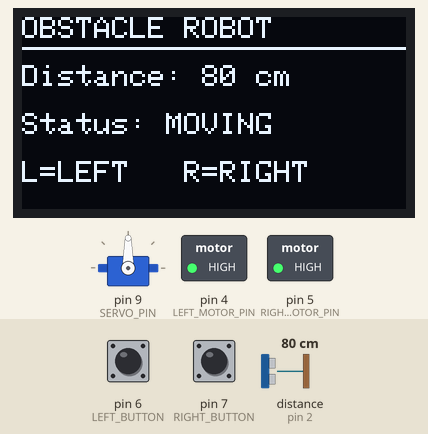
Simulated run of this sketch. Board: Arduino Uno, built with avr-gcc and run on an emulated ATmega328P. Shown: servo, 128×64 one-colour display, switched loads named in the sketch (green lamp = pin HIGH). Wiring (inferred from the names in the program): ultrasonic range finder: trigger pin 3; echo pin 2. Inputs (shaded band) come from the test bench; at power-on: distance to the obstacle (sensor on pin 2) 80 cm, pin 6 (LEFT_BUTTON) HIGH, pin 7 (RIGHT_BUTTON) HIGH. The echo pulse lasts 58.3 µs per cm; pins used as bus, display or sensor lines are not drawn; what the sketch prints to the serial monitor is not drawn.

Above: at 2.2 s.
2.3 s: distance to the obstacle (sensor on pin 2) set to 18 cm
At 3.7 s:
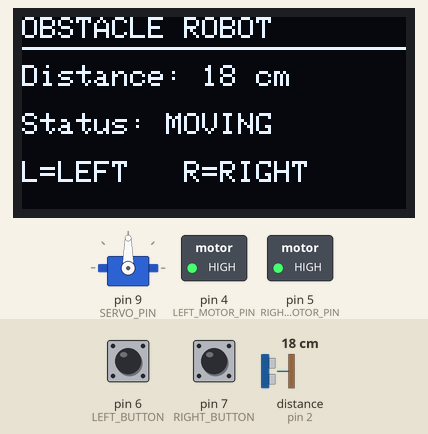
4.1 s: distance to the obstacle (sensor on pin 2) set to 14 cm
At 4.9 s:
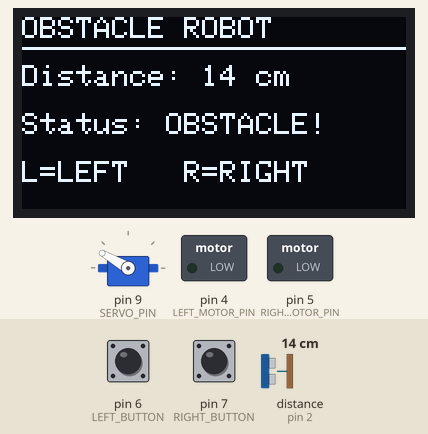
7.0 s: pin 6 (LEFT_BUTTON) pulled LOW for 3.2 s
At 8.5 s:
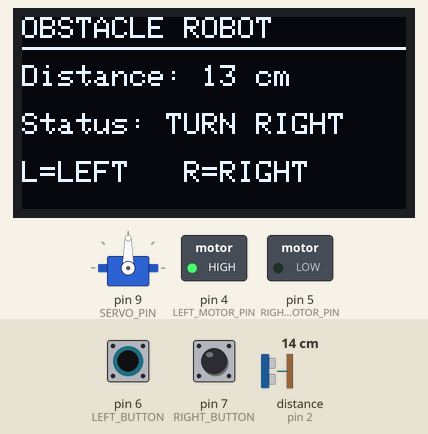
11.7 s: pin 7 (RIGHT_BUTTON) pulled LOW for 3.2 s
At 13.3 s:
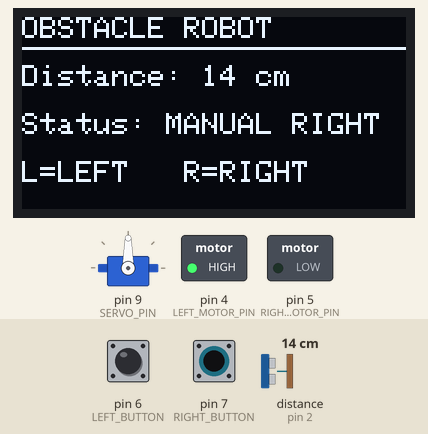
16.4 s: distance to the obstacle (sensor on pin 2) set to 2 cm
At 17.5 s:
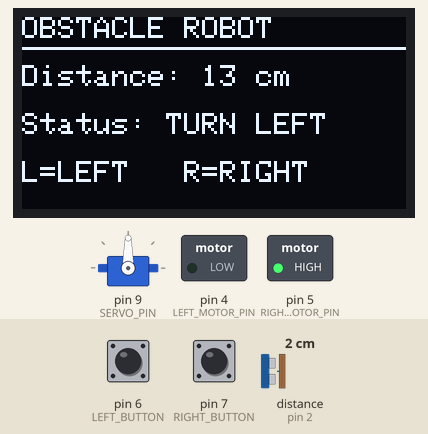
19.1 s: pin 6 (LEFT_BUTTON) pulled LOW for 1 s
At 20.4 s:
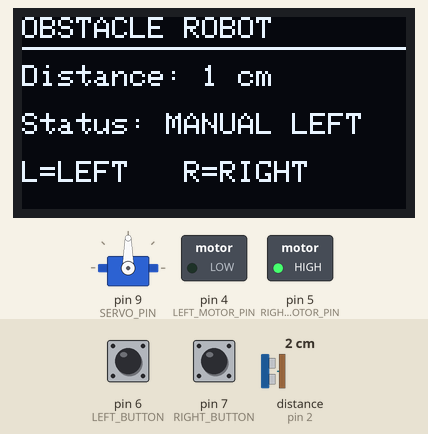
Timing chart, 0 to 22.6 s (numbered marks = the images above; inputs shaded):
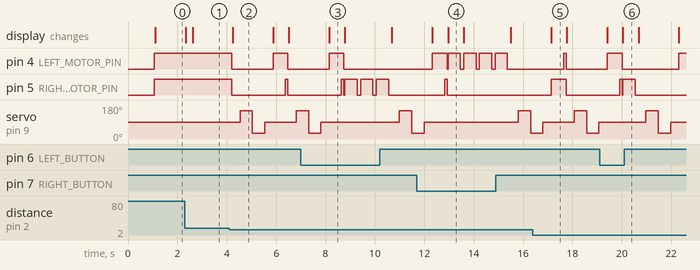

Measured:
- the behaviour switches between 17 and 16 cm on distance to the obstacle (sensor on pin 2) (found by bisection; images 1 and 2)
- after the input at 2.3 s, the display: first changes at once (image 1 shows a later state)
- after the input at 4.1 s, pin 4 (LEFT_MOTOR_PIN): HIGH → LOW after 0.10 s, → HIGH 1.7 s later, → LOW 0.60 s later; pin 5 (RIGHT_MOTOR_PIN): HIGH → LOW after 0.10 s, → HIGH 2.2 s later, → LOW 0.10 s later
- after the input at 7.0 s, pin 4 (LEFT_MOTOR_PIN): goes on until 8.7 s, then stays LOW
- after the input at 11.7 s, pin 5 (RIGHT_MOTOR_PIN): goes on until 12.9 s, then stays LOW; the display: first differs from a run without the input after 1.3 s (image 4)
- after the input at 16.4 s, the display: changes after 0.74 s (image 5)
- after the input at 19.1 s, the display: first differs from a run without the input after 0.94 s (image 6)

The sketch:

object_algorithm.ino
```cpp
#include <Servo.h>
#include <Wire.h>
#include <Adafruit_GFX.h>
#include <Adafruit_SSD1306.h>

// =================================================
// OLED
// =================================================

#define SCREEN_WIDTH 128
#define SCREEN_HEIGHT 64

Adafruit_SSD1306 display(
    SCREEN_WIDTH,
    SCREEN_HEIGHT,
    &Wire,
    -1
);


// =================================================
// PIN DEFINITIONS
// =================================================

// Ultrasonic
const int TRIG_PIN = 3;
const int ECHO_PIN = 2;

// Servo
const int SERVO_PIN = 9;

// Motors
const int LEFT_MOTOR_PIN = 4;
const int RIGHT_MOTOR_PIN = 5;

// Push buttons
const int LEFT_BUTTON = 6;
const int RIGHT_BUTTON = 7;


// =================================================
// SETTINGS
// =================================================

const int SAFE_DISTANCE = 15;

// Servo angles
const int LEFT_ANGLE = 150;
const int CENTER_ANGLE = 90;
const int RIGHT_ANGLE = 30;


// =================================================
// SERVO OBJECT
// =================================================

Servo scannerServo;


// =================================================
// SETUP
// =================================================

void setup() {

    // -----------------------------
    // Ultrasonic
    // -----------------------------

    pinMode(TRIG_PIN, OUTPUT);
    pinMode(ECHO_PIN, INPUT);


    // -----------------------------
    // Motors
    // -----------------------------

    pinMode(LEFT_MOTOR_PIN, OUTPUT);
    pinMode(RIGHT_MOTOR_PIN, OUTPUT);


    // Motors OFF at startup
    stopRobot();


    // -----------------------------
    // Buttons
    // -----------------------------

    // INPUT_PULLUP means:
    // Button released = HIGH
    // Button pressed  = LOW

    pinMode(LEFT_BUTTON, INPUT_PULLUP);
    pinMode(RIGHT_BUTTON, INPUT_PULLUP);


    // -----------------------------
    // Serial
    // -----------------------------

    Serial.begin(9600);


    // -----------------------------
    // Servo
    // -----------------------------

    scannerServo.attach(SERVO_PIN);

    scannerServo.write(CENTER_ANGLE);


    // -----------------------------
    // OLED
    // -----------------------------

    if (!display.begin(
            SSD1306_SWITCHCAPVCC,
            0x3C
        )) {

        Serial.println("OLED failed!");

        while (true);
    }


    // Clear OLED
    display.clearDisplay();

    display.setTextColor(SSD1306_WHITE);

    display.setTextSize(1);

    display.setCursor(0, 0);

    display.println("OBSTACLE ROBOT");

    display.println();
    display.println("System starting...");

    display.display();

    delay(1000);
}


// =================================================
// GET DISTANCE
// =================================================

long getDistance() {

    long duration;

    // Make sure trigger is LOW
    digitalWrite(TRIG_PIN, LOW);

    delayMicroseconds(2);


    // Send trigger pulse
    digitalWrite(TRIG_PIN, HIGH);

    delayMicroseconds(10);

    digitalWrite(TRIG_PIN, LOW);


    // Read echo
    duration = pulseIn(
        ECHO_PIN,
        HIGH,
        30000
    );


    // No echo
    if (duration == 0) {

        return 400;
    }


    // Convert to centimeters
    return duration / 58;
}


// =================================================
// OLED DISPLAY
// =================================================

void showStatus(
    long distance,
    const char* status
) {

    display.clearDisplay();

    display.setTextColor(SSD1306_WHITE);


    // Title
    display.setTextSize(1);

    display.setCursor(0, 0);

    display.println("OBSTACLE ROBOT");

    display.drawLine(
        0, 10,
        127, 10,
        SSD1306_WHITE
    );


    // Distance
    display.setCursor(0, 16);

    display.print("Distance: ");

    display.print(distance);

    display.println(" cm");


    // Status
    display.setCursor(0, 32);

    display.print("Status: ");

    display.println(status);


    // Buttons
    display.setCursor(0, 48);

    display.println("L=LEFT   R=RIGHT");


    display.display();
}


// =================================================
// STOP ROBOT
// =================================================

void stopRobot() {

    digitalWrite(
        LEFT_MOTOR_PIN,
        LOW
    );

    digitalWrite(
        RIGHT_MOTOR_PIN,
        LOW
    );
}


// =================================================
// MOVE FORWARD
// =================================================

void moveForward() {

    digitalWrite(
        LEFT_MOTOR_PIN,
        HIGH
    );

    digitalWrite(
        RIGHT_MOTOR_PIN,
        HIGH
    );
}


// =================================================
// TURN LEFT
// =================================================

void turnLeft() {

    Serial.println("Turning LEFT");

    // Left motor OFF
    digitalWrite(
        LEFT_MOTOR_PIN,
        LOW
    );

    // Right motor ON
    digitalWrite(
        RIGHT_MOTOR_PIN,
        HIGH
    );

    delay(500);

    stopRobot();
}


// =================================================
// TURN RIGHT
// =================================================

void turnRight() {

    Serial.println("Turning RIGHT");

    // Left motor ON
    digitalWrite(
        LEFT_MOTOR_PIN,
        HIGH
    );

    // Right motor OFF
    digitalWrite(
        RIGHT_MOTOR_PIN,
        LOW
    );

    delay(500);

    stopRobot();
}


// =================================================
// SCAN LEFT AND RIGHT
// =================================================

void scanForPath() {

    Serial.println("Scanning...");


    // -----------------------------
    // Look LEFT
    // -----------------------------

    scannerServo.write(
        LEFT_ANGLE
    );

    delay(500);

    long leftDistance =
        getDistance();


    // -----------------------------
    // Look RIGHT
    // -----------------------------

    scannerServo.write(
        RIGHT_ANGLE
    );

    delay(500);

    long rightDistance =
        getDistance();


    // -----------------------------
    // Return CENTER
    // -----------------------------

    scannerServo.write(
        CENTER_ANGLE
    );

    delay(300);


    // -----------------------------
    // Decide
    // -----------------------------

    if (leftDistance > rightDistance) {

        Serial.println(
            "LEFT has more space"
        );

        showStatus(
            leftDistance,
            "TURN LEFT"
        );

        turnLeft();
    }

    else {

        Serial.println(
            "RIGHT has more space"
        );

        showStatus(
            rightDistance,
            "TURN RIGHT"
        );

        turnRight();
    }
}


// =================================================
// MANUAL BUTTON CONTROL
// =================================================

bool checkButtons() {

    // LEFT button
    if (digitalRead(LEFT_BUTTON) == LOW) {

        stopRobot();

        Serial.println(
            "LEFT BUTTON"
        );

        showStatus(
            getDistance(),
            "MANUAL LEFT"
        );

        turnLeft();

        return true;
    }


    // RIGHT button
    if (digitalRead(RIGHT_BUTTON) == LOW) {

        stopRobot();

        Serial.println(
            "RIGHT BUTTON"
        );

        showStatus(
            getDistance(),
            "MANUAL RIGHT"
        );

        turnRight();

        return true;
    }


    return false;
}


// =================================================
// OBSTACLE AVOIDANCE
// =================================================

void avoidObject() {

    // Check buttons first
    if (checkButtons()) {

        return;
    }


    // Measure front
    long distance =
        getDistance();


    Serial.print(
        "Distance: "
    );

    Serial.print(
        distance
    );

    Serial.println(
        " cm"
    );


    // -----------------------------
    // OBSTACLE
    // -----------------------------

    if (distance <= SAFE_DISTANCE) {

        // STOP FIRST
        stopRobot();

        showStatus(
            distance,
            "OBSTACLE!"
        );

        delay(300);


        // SCAN
        scanForPath();


        // Continue forward
        moveForward();
    }


    // -----------------------------
    // PATH CLEAR
    // -----------------------------

    else {

        moveForward();

        showStatus(
            distance,
            "MOVING"
        );
    }
}


// =================================================
// MAIN LOOP
// =================================================

void loop() {

    avoidObject();

    delay(100);
}
```
